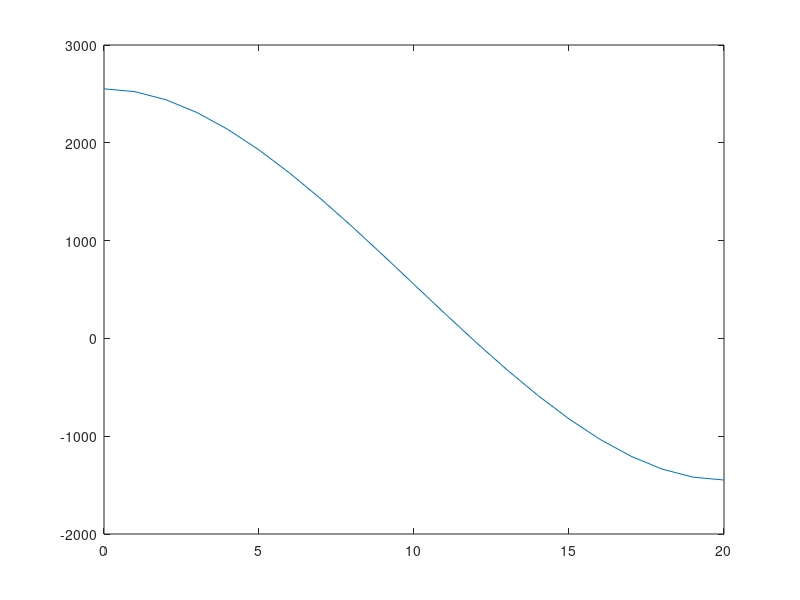

The MATLAB source for this figure: (Note: this script raises an error after producing the figure.)

b = 20;
a = 0;

f_a = (a)^3 - 30* (a^2) + 2552;
f_b = (b)^3 - 30* (b^2) + 2552;

%choose atol to be 0.01
% choose n st abs(a-b)/2 * 1/2^n < atol

atol = 0.000000001;
n = log2(10/atol);
n = ceil(n);

sign = f_a * f_b;
for i = 1:n
    p = (a+b)/2;
    f_p =  (p)^3 - 30 * (p^2) + 2552;
    if (f_a * f_p  < 0)
        b = p;
        f_b = f_p;
    else
        a = p;
        f_a = f_p;
    end
        p = (a+b)/2;
    
end

x = 0:1:20;
y = (x).^3 - 30 * (x.^2) + 2552;
plot(x,y)
hold on;
yline(0)
plot(p ,0, 'r.', 'MarkerSize', 30)
hold off